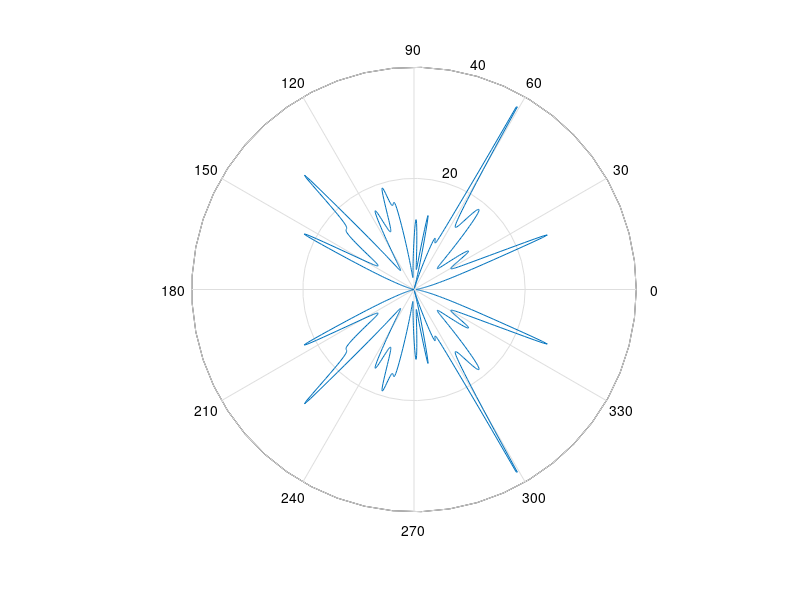

Write the MATLAB code that produced this figure.
clear;

N=20;   % array size
d=0.5;  % spacing

phase=360*rand(1,N);
amp=rand(1,N);

theta=1:0.25:360;
AF=0;
for k=1:N
    AF=AF+amp(k)*exp(1i*2*pi*d*(k-1)*cos(theta*pi/180)+1i*phase(k)*pi/180);
end
AFdb=20*log10(abs(AF));
%plot(theta-90, AFdb-max(AFdb));
%axis([-90,90,-20,0]);
%xlabel('Angle (Degree)');
%ylabel('Normalized Amplitude (dB)');

polar(theta*pi/180,AFdb-max(AFdb));